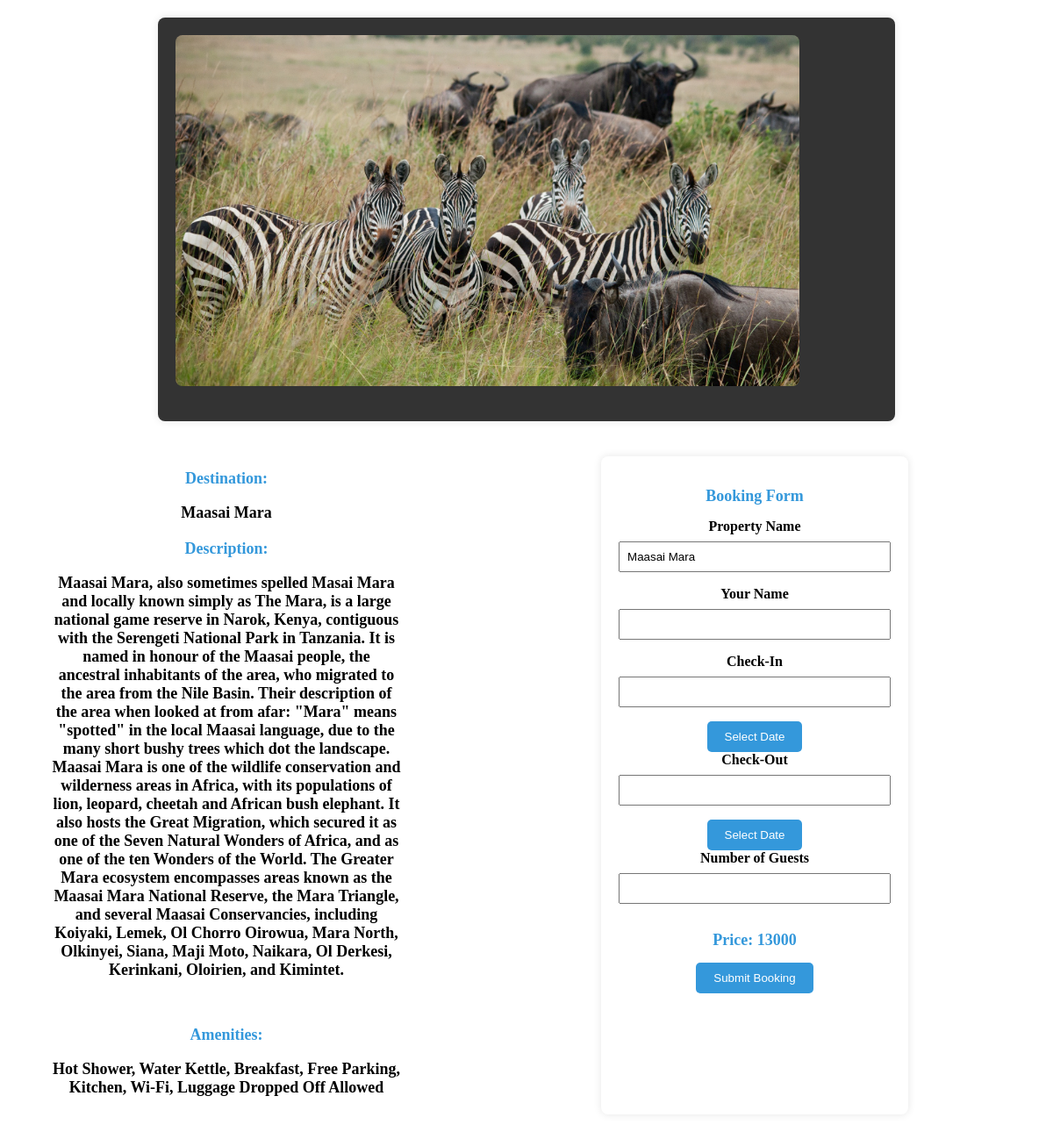
/booking_destination/, run on an earlier commit of the app's database.
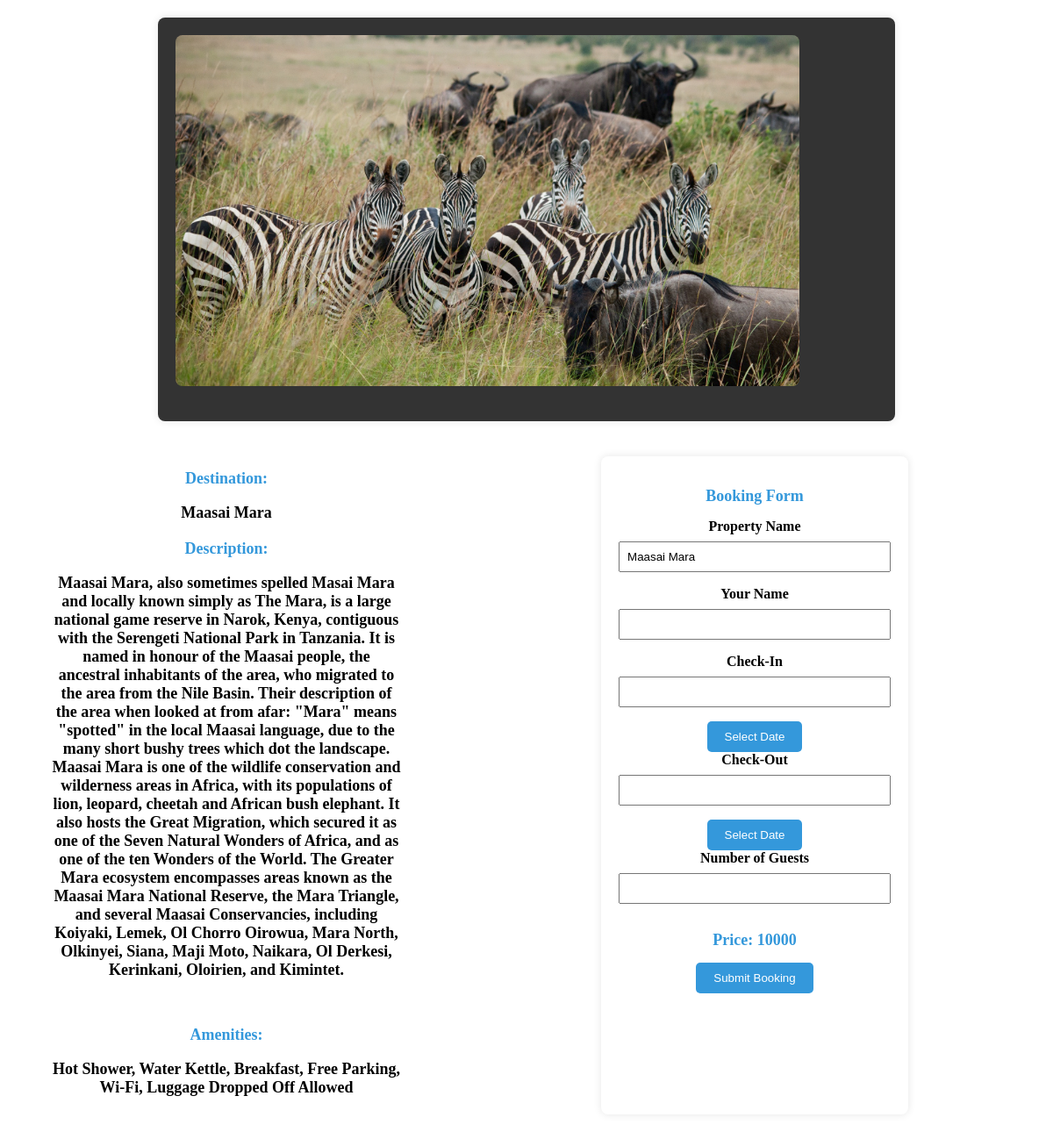
And on a later commit of the database.
### tables this page shows
CREATE TABLE destinations (
            id INTEGER PRIMARY KEY,
            destination_name TEXT NOT NULL,
            destination_image BLOB NOT NULL,
            description TEXT NOT NULL,
            thumbnail BLOB NOT NULL,
            img1 BLOB NOT NULL,
            img2 BLOB NOT NULL,
            img3 BLOB NOT NULL,
            img4 BLOB NOT NULL,
            Price INTEGER NOT NULL,
            Amenities TEXT NOT NULL,
            admin_id INTEGER NOT NULL,
            FOREIGN KEY (admin_id) REFERENCES admins (id)
        );

### app.py (the view)
@app.route('/booking_destination/', defaults={'destination_id': None})
@app.route('/booking_destination/<int:destination_id>')
def destination_booking(destination_id):
    try:
        with sqlite3.connect('users.db') as connection:
            cursor = connection.cursor()
            if destination_id is None:
                cursor.execute("SELECT id FROM destinations ORDER BY RANDOM() LIMIT 1")
                destination_id = cursor.fetchone()[0]
            cursor.execute("SELECT * FROM destinations WHERE id=?", (destination_id,))
            destinations_data = cursor.fetchone()
        if destinations_data:
            return render_template('destination_booking.html', destinations_data=destinations_data)
        else:
            return render_template('error.html', error='destination not found')
    except Exception as e:
        print(f"Error fetching destination information: {e}")
        return render_template('error.html', error=str(e))

### templates/destination_booking.html (shortened to what this page needs)
<!DOCTYPE html>
<html lang="en">
<head>
   <link rel="stylesheet" href="https://cdnjs.cloudflare.com/ajax/libs/pikaday/1.8.2/css/pikaday.css" />
<link rel="stylesheet" href="https://cdn.jsdelivr.net/npm/sweetalert2@11/dist/sweetalert2.min.css">
</head>
<body>
    <div class="booking-details-container">
        <img src="/{{ destinations_data[4] }}" alt="{{ destinations_data[0] }}" class="property-image">
        <div class="additional-images-container">
        </div>
        </div>
        <div class="container">
        <div class="booking-details-container1">
            <h2>Destination: <p>{{ destinations_data[1] }}</p></h2>
            <h2>Description: <p>{{ destinations_data[3] }}</p></h2><br>
            <h2>Amenities: <p>{{ destinations_data[10] }}</p></h2>
        </div>
        <div class="booking-details-container2">
            <h2>Booking Form</h2>
            <form action="/submit_destination_booking" method="post">
                <label for="destination_name">Property Name</label>
                <input type="text" id="destination_name" name="destination_name" value="{{ destinations_data[1] }}" readonly>
                <label for="guest_name">Your Name</label>
                <input type="text" id="guest_name" name="guest_name" required>
                <label for="check_in">Check-In</label>
                <input type="text" id="check_in" name="check_in" readonly>
                <button type="button" onclick="openCalendar('check_in')">Select Date</button>
                <label for="check_out">Check-Out</label>
                <input type="text" id="check_out" name="check_out" readonly>
                <button type="button" onclick="openCalendar('check_out')">Select Date</button>
                <label for="guests">Number of Guests</label>
                <input type="number" id="guests" name="guests" required>
                <div id="price-section">
                    <h2>Price: <span id="calculated-price">{{ destinations_data[9] }}</span></h2>
                </div>
                <button type="button" onclick="showPopupForm()">Submit Booking</button>
                            </form>
        </div>
        </div>
</body>
</html>

What changed in the data, as far as the page shows it:
changed destinations "Maasai Mara": Amenities "Hot Shower, Water Kettle, Breakfast, Free Parking, Kitchen, Wi-Fi, Luggage Dropped Off Allowed" → "Hot Shower, Water Kettle, Breakfast, Free Parking, Wi-Fi, Luggage Dropped Off Allowed"; Price "13000" → "10000"
